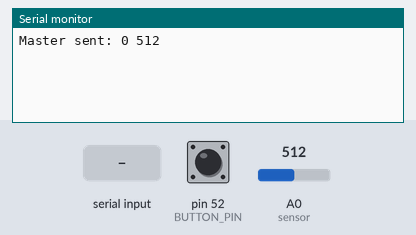
Recording of a sketch running on a simulated Arduino Mega 2560, built with avr-gcc and run on an emulated ATmega2560. Shown: the last lines printed to the serial monitor. The test bench sets the inputs (shaded band); at power-on: A0 (sensor) = 512, pin 52 (BUTTON_PIN) LOW.

Above: at 1.8 s.
1.9 s: "1" received over the second serial link
At 2.6 s:
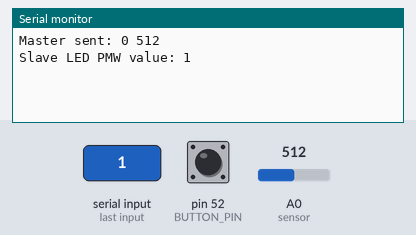
3.5 s: A0 (sensor) set to 716
At 4.8 s:
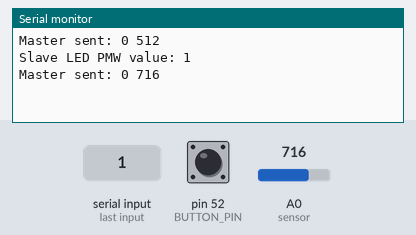
5.0 s: pin 52 (BUTTON_PIN) pulled HIGH for 1.2 s
At 6.4 s:
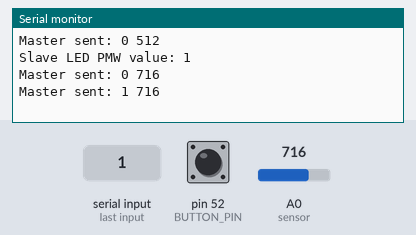
7.7 s: "0" received over the second serial link
At 8.9 s:
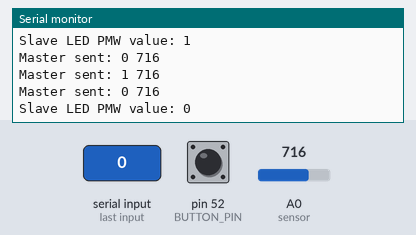
9.2 s: A0 (sensor) set to 900
At 10.5 s:
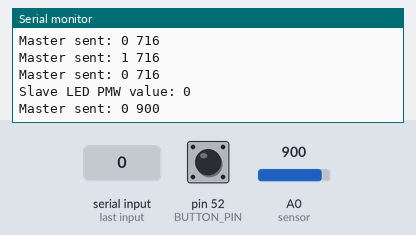
10.7 s: pin 52 (BUTTON_PIN) pulled HIGH for 1.2 s
At 13.0 s:
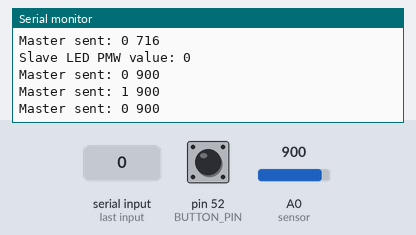
Timing chart, 0 to 14.4 s (numbered marks = the images above; inputs shaded):
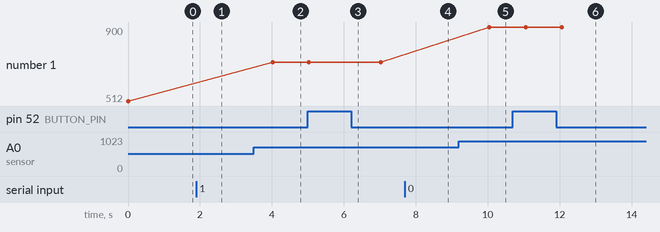

The sketch:

pratica_serial_master.ino
```cpp
#include <SoftwareSerial.h>
#define BUTTON_PIN 52


SoftwareSerial ArduinoSlave(10, 11);

String answer;
String msg;
String oldMsg = "";

String msgSensor = "0";
String msgButton = "0";

int sensorValue = 0, oldSensorValue = 0;
bool isPressed = false;

void setup() {
  Serial.begin(9600);
  ArduinoSlave.begin(9600);
}

void loop() {
  sensorValue = analogRead(A0); // Ler sensor
  isPressed = digitalRead(BUTTON_PIN);

  msgButton = isPressed ? "1" : "0";
  if((oldSensorValue != sensorValue) && !isPressed) { // Envia dados do sensor para o escravo
    msgSensor = String(sensorValue);
    oldSensorValue = sensorValue;
  }

  msg = msgButton + " " + msgSensor; // "0 150"

  if(msg != oldMsg) {
    Serial.print("Master sent: ");
    Serial.println(msg);

    ArduinoSlave.print(msg);
    oldMsg = msg;
  }

  readSlavePort(); // Ler escravo

  if(answer != "") { // Lê variável de resposta
    Serial.print("Slave LED PMW value: ");
    Serial.println(answer);
    answer = "";
  }

  delay(1000);
}

/**
* Lê os dados enviados pelo escravo e atribui à variàvel de resposta
*/
void readSlavePort() {
  while(ArduinoSlave.available() > 0) {
    char c = ArduinoSlave.read();
    answer += c;
    delay(10);
  }
}
```

Measured:
- after the input at 1.9 s, the serial monitor: prints a new line after 0.12 s (image 1)
- after the input at 3.5 s, the serial monitor: prints a new line after 0.52 s (image 2)
- after the input at 5.0 s, the serial monitor: prints a new line at once (image 3)
- after the input at 7.7 s, the serial monitor: prints a new line after 0.35 s (image 4)
- after the input at 9.2 s, the serial monitor: prints a new line after 0.85 s (image 5)
- after the input at 10.7 s, the serial monitor: prints a new line after 0.35 s (image 6)
- plotted number 1: 512 → 716 after the input at 3.5 s, 716 → 900 after the input at 9.2 s
